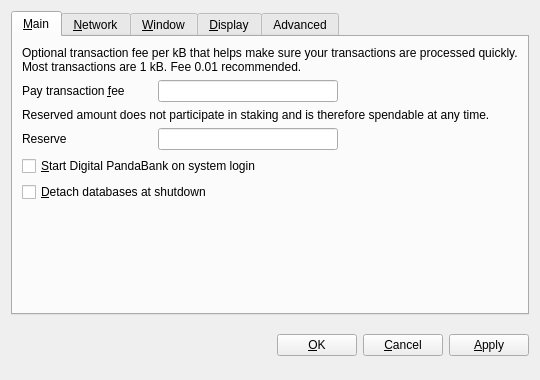
<?xml version="1.0" encoding="UTF-8"?>
<ui version="4.0">
 <class>OptionsDialog</class>
 <widget class="QDialog" name="OptionsDialog">
  <property name="geometry">
   <rect>
    <x>0</x>
    <y>0</y>
    <width>540</width>
    <height>380</height>
   </rect>
  </property>
  <property name="windowTitle">
   <string>Options</string>
  </property>
  <property name="modal">
   <bool>true</bool>
  </property>
  <layout class="QVBoxLayout" name="verticalLayout">
   <item>
    <widget class="QTabWidget" name="tabWidget">
     <property name="tabPosition">
      <enum>QTabWidget::North</enum>
     </property>
     <property name="currentIndex">
      <number>0</number>
     </property>
     <widget class="QWidget" name="tabMain">
      <attribute name="title">
       <string>&amp;Main</string>
      </attribute>
      <layout class="QVBoxLayout" name="verticalLayout_Main">
       <item>
        <widget class="QLabel" name="transactionFeeInfoLabel">
         <property name="text">
          <string>Optional transaction fee per kB that helps make sure your transactions are processed quickly. Most transactions are 1 kB. Fee 0.01 recommended.</string>
         </property>
         <property name="textFormat">
          <enum>Qt::PlainText</enum>
         </property>
         <property name="wordWrap">
          <bool>true</bool>
         </property>
        </widget>
       </item>
       <item>
        <layout class="QHBoxLayout" name="horizontalLayoutFee">
         <item>
          <widget class="QLabel" name="transactionFeeLabel">
           <property name="minimumSize">
            <size>
             <width>130</width>
             <height>0</height>
            </size>
           </property>
           <property name="text">
            <string>Pay transaction &amp;fee</string>
           </property>
           <property name="textFormat">
            <enum>Qt::PlainText</enum>
           </property>
           <property name="buddy">
            <cstring>transactionFee</cstring>
           </property>
          </widget>
         </item>
         <item>
          <widget class="BitcoinAmountField" name="transactionFee"/>
         </item>
         <item>
          <spacer name="horizontalSpacerFee">
           <property name="orientation">
            <enum>Qt::Horizontal</enum>
           </property>
           <property name="sizeHint" stdset="0">
            <size>
             <width>40</width>
             <height>20</height>
            </size>
           </property>
          </spacer>
         </item>
        </layout>
       </item>
       <item>
        <widget class="QLabel" name="reserveBalanceInfoLabel">
         <property name="text">
          <string>Reserved amount does not participate in staking and is therefore spendable at any time.</string>
         </property>
         <property name="textFormat">
          <enum>Qt::PlainText</enum>
         </property>
         <property name="wordWrap">
          <bool>true</bool>
         </property>
        </widget>
       </item>
       <item>
        <layout class="QHBoxLayout" name="horizontalLayoutReserveBalance">
         <item>
          <widget class="QLabel" name="reserveBalanceLabel">
           <property name="minimumSize">
            <size>
             <width>130</width>
             <height>0</height>
            </size>
           </property>
           <property name="text">
            <string>Reserve</string>
           </property>
           <property name="textFormat">
            <enum>Qt::PlainText</enum>
           </property>
           <property name="buddy">
            <cstring>reserveBalance</cstring>
           </property>
          </widget>
         </item>
         <item>
          <widget class="BitcoinAmountField" name="reserveBalance"/>
         </item>
         <item>
          <spacer name="horizontalSpacerReserveBalance">
           <property name="orientation">
            <enum>Qt::Horizontal</enum>
           </property>
           <property name="sizeHint" stdset="0">
            <size>
             <width>40</width>
             <height>20</height>
            </size>
           </property>
          </spacer>
         </item>
        </layout>
       </item>
       <item>
        <widget class="QCheckBox" name="bitcoinAtStartup">
         <property name="toolTip">
          <string>Automatically start Pandacoin after logging in to the system.</string>
         </property>
         <property name="text">
          <string>&amp;Start Digital PandaBank on system login</string>
         </property>
        </widget>
       </item>
       <item>
        <widget class="QCheckBox" name="detachDatabases">
         <property name="toolTip">
          <string>Detach block and address databases at shutdown. This means they can be moved to another data directory, but it slows down shutdown. The wallet is always detached.</string>
         </property>
         <property name="text">
          <string>&amp;Detach databases at shutdown</string>
         </property>
        </widget>
       </item>
       <item>
        <spacer name="verticalSpacer_Main">
         <property name="orientation">
          <enum>Qt::Vertical</enum>
         </property>
         <property name="sizeHint" stdset="0">
          <size>
           <width>20</width>
           <height>40</height>
          </size>
         </property>
        </spacer>
       </item>
      </layout>
     </widget>
     <widget class="QWidget" name="tabNetwork">
      <attribute name="title">
       <string>&amp;Network</string>
      </attribute>
      <layout class="QVBoxLayout" name="verticalLayout_Network">
       <item>
        <widget class="QCheckBox" name="mapPortUpnp">
         <property name="toolTip">
          <string>Automatically open the Pandacoin client port on the router. This only works when your router supports UPnP and it is enabled.</string>
         </property>
         <property name="text">
          <string>Map port using &amp;UPnP</string>
         </property>
        </widget>
       </item>
       <item>
        <widget class="QCheckBox" name="connectSocks">
         <property name="toolTip">
          <string>Connect to the Pandacoin network through a SOCKS proxy (e.g. when connecting through Tor).</string>
         </property>
         <property name="text">
          <string>&amp;Connect through SOCKS proxy:</string>
         </property>
        </widget>
       </item>
       <item>
        <layout class="QHBoxLayout" name="horizontalLayout_Network">
         <item>
          <widget class="QLabel" name="proxyIpLabel">
           <property name="text">
            <string>Proxy &amp;IP:</string>
           </property>
           <property name="textFormat">
            <enum>Qt::PlainText</enum>
           </property>
           <property name="buddy">
            <cstring>proxyIp</cstring>
           </property>
          </widget>
         </item>
         <item>
          <widget class="QValidatedLineEdit" name="proxyIp">
           <property name="maximumSize">
            <size>
             <width>140</width>
             <height>16777215</height>
            </size>
           </property>
           <property name="toolTip">
            <string>IP address of the proxy (e.g. 127.0.0.1)</string>
           </property>
          </widget>
         </item>
         <item>
          <widget class="QLabel" name="proxyPortLabel">
           <property name="text">
            <string>&amp;Port:</string>
           </property>
           <property name="textFormat">
            <enum>Qt::PlainText</enum>
           </property>
           <property name="buddy">
            <cstring>proxyPort</cstring>
           </property>
          </widget>
         </item>
         <item>
          <widget class="QLineEdit" name="proxyPort">
           <property name="maximumSize">
            <size>
             <width>55</width>
             <height>16777215</height>
            </size>
           </property>
           <property name="toolTip">
            <string>Port of the proxy (e.g. 9050)</string>
           </property>
          </widget>
         </item>
         <item>
          <widget class="QLabel" name="socksVersionLabel">
           <property name="text">
            <string>SOCKS &amp;Version:</string>
           </property>
           <property name="textFormat">
            <enum>Qt::PlainText</enum>
           </property>
           <property name="buddy">
            <cstring>socksVersion</cstring>
           </property>
          </widget>
         </item>
         <item>
          <widget class="QValueComboBox" name="socksVersion">
           <property name="toolTip">
            <string>SOCKS version of the proxy (e.g. 5)</string>
           </property>
          </widget>
         </item>
         <item>
          <spacer name="horizontalSpacer_Network">
           <property name="orientation">
            <enum>Qt::Horizontal</enum>
           </property>
           <property name="sizeHint" stdset="0">
            <size>
             <width>40</width>
             <height>20</height>
            </size>
           </property>
          </spacer>
         </item>
        </layout>
       </item>
       <item>
        <spacer name="verticalSpacer_Network">
         <property name="orientation">
          <enum>Qt::Vertical</enum>
         </property>
         <property name="sizeHint" stdset="0">
          <size>
           <width>20</width>
           <height>40</height>
          </size>
         </property>
        </spacer>
       </item>
      </layout>
     </widget>
     <widget class="QWidget" name="tabWindow">
      <attribute name="title">
       <string>&amp;Window</string>
      </attribute>
      <layout class="QVBoxLayout" name="verticalLayout_Window">
       <item>
        <widget class="QCheckBox" name="minimizeToTray">
         <property name="toolTip">
          <string>Show only a tray icon after minimizing the window.</string>
         </property>
         <property name="text">
          <string>&amp;Minimize to the tray instead of the taskbar</string>
         </property>
        </widget>
       </item>
       <item>
        <widget class="QCheckBox" name="minimizeOnClose">
         <property name="toolTip">
          <string>Minimize instead of exit the application when the window is closed. When this option is enabled, the application will be closed only after selecting Quit in the menu.</string>
         </property>
         <property name="text">
          <string>M&amp;inimize on close</string>
         </property>
        </widget>
       </item>
       <item>
        <spacer name="verticalSpacer_Window">
         <property name="orientation">
          <enum>Qt::Vertical</enum>
         </property>
         <property name="sizeHint" stdset="0">
          <size>
           <width>20</width>
           <height>40</height>
          </size>
         </property>
        </spacer>
       </item>
      </layout>
     </widget>
     <widget class="QWidget" name="tabDisplay">
      <attribute name="title">
       <string>&amp;Display</string>
      </attribute>
      <layout class="QVBoxLayout" name="verticalLayout_Display">
       <item>
        <layout class="QHBoxLayout" name="horizontalLayout_1_Display">
         <item>
          <widget class="QLabel" name="langLabel">
           <property name="text">
            <string>User Interface &amp;language:</string>
           </property>
           <property name="textFormat">
            <enum>Qt::PlainText</enum>
           </property>
           <property name="buddy">
            <cstring>option_lang_combo</cstring>
           </property>
          </widget>
         </item>
         <item>
          <widget class="QValueComboBox" name="option_lang_combo">
           <property name="toolTip">
            <string>The user interface language can be set here. This setting will take effect after restarting Pandacoin.</string>
           </property>
          </widget>
         </item>
        </layout>
       </item>
       <item>
        <layout class="QHBoxLayout" name="horizontalLayout_2_Display">
         <item>
          <widget class="QLabel" name="unitLabel">
           <property name="text">
            <string>&amp;Unit to show amounts in:</string>
           </property>
           <property name="textFormat">
            <enum>Qt::PlainText</enum>
           </property>
           <property name="buddy">
            <cstring>option_unit_combo</cstring>
           </property>
          </widget>
         </item>
         <item>
          <widget class="QValueComboBox" name="option_unit_combo">
           <property name="toolTip">
            <string>Choose the default subdivision unit to show in the interface and when sending coins.</string>
           </property>
          </widget>
         </item>
        </layout>
       </item>
       <item>
        <widget class="QCheckBox" name="displayAddresses">
         <property name="toolTip">
          <string>Whether to show Pandacoin addresses in the transaction list or not.</string>
         </property>
         <property name="text">
          <string>&amp;Display addresses in transaction list</string>
         </property>
        </widget>
       </item>
       <item>
        <widget class="QCheckBox" name="coinControlFeatures">
         <property name="toolTip">
          <string>Whether to show coin control features or not.</string>
         </property>
         <property name="text">
          <string>Display coin &amp;control features (experts only!)</string>
         </property>
        </widget>
       </item>
       <item>
        <spacer name="verticalSpacer_Display">
         <property name="orientation">
          <enum>Qt::Vertical</enum>
         </property>
         <property name="sizeHint" stdset="0">
          <size>
           <width>20</width>
           <height>40</height>
          </size>
         </property>
        </spacer>
       </item>
      </layout>
     </widget>
     <widget class="QWidget" name="tabAdvanced">
      <attribute name="title">
       <string>Advanced</string>
      </attribute>
      <layout class="QVBoxLayout" name="verticalLayout_2">
       <item>
        <layout class="QGridLayout" name="AdvancedTabLayout">
         <item row="0" column="0">
          <widget class="QPushButton" name="buttonResetBlockchain">
           <property name="text">
            <string>Reset Blockchain</string>
           </property>
          </widget>
         </item>
         <item row="1" column="0">
          <widget class="QPushButton" name="buttonResetPeers">
           <property name="text">
            <string>Reset Peers</string>
           </property>
          </widget>
         </item>
         <item row="1" column="1">
          <spacer name="horizontalSpacer">
           <property name="orientation">
            <enum>Qt::Horizontal</enum>
           </property>
           <property name="sizeHint" stdset="0">
            <size>
             <width>40</width>
             <height>20</height>
            </size>
           </property>
          </spacer>
         </item>
        </layout>
       </item>
       <item>
        <spacer name="verticalSpacer">
         <property name="orientation">
          <enum>Qt::Vertical</enum>
         </property>
         <property name="sizeHint" stdset="0">
          <size>
           <width>20</width>
           <height>222</height>
          </size>
         </property>
        </spacer>
       </item>
      </layout>
     </widget>
    </widget>
   </item>
   <item>
    <layout class="QHBoxLayout" name="horizontalLayout_Buttons">
     <item>
      <spacer name="horizontalSpacer_1">
       <property name="orientation">
        <enum>Qt::Horizontal</enum>
       </property>
       <property name="sizeHint" stdset="0">
        <size>
         <width>40</width>
         <height>48</height>
        </size>
       </property>
      </spacer>
     </item>
     <item>
      <widget class="QLabel" name="statusLabel">
       <property name="font">
        <font>
         <weight>75</weight>
         <bold>true</bold>
        </font>
       </property>
       <property name="text">
        <string/>
       </property>
       <property name="textFormat">
        <enum>Qt::PlainText</enum>
       </property>
       <property name="wordWrap">
        <bool>true</bool>
       </property>
      </widget>
     </item>
     <item>
      <spacer name="horizontalSpacer_2">
       <property name="orientation">
        <enum>Qt::Horizontal</enum>
       </property>
       <property name="sizeHint" stdset="0">
        <size>
         <width>40</width>
         <height>48</height>
        </size>
       </property>
      </spacer>
     </item>
     <item>
      <widget class="QPushButton" name="okButton">
       <property name="text">
        <string>&amp;OK</string>
       </property>
      </widget>
     </item>
     <item>
      <widget class="QPushButton" name="cancelButton">
       <property name="text">
        <string>&amp;Cancel</string>
       </property>
       <property name="autoDefault">
        <bool>false</bool>
       </property>
      </widget>
     </item>
     <item>
      <widget class="QPushButton" name="applyButton">
       <property name="text">
        <string>&amp;Apply</string>
       </property>
       <property name="autoDefault">
        <bool>false</bool>
       </property>
      </widget>
     </item>
    </layout>
   </item>
  </layout>
 </widget>
 <customwidgets>
  <customwidget>
   <class>BitcoinAmountField</class>
   <extends>QLineEdit</extends>
   <header>bitcoinamountfield.h</header>
   <container>1</container>
  </customwidget>
  <customwidget>
   <class>QValidatedLineEdit</class>
   <extends>QLineEdit</extends>
   <header>qvalidatedlineedit.h</header>
  </customwidget>
  <customwidget>
   <class>QValueComboBox</class>
   <extends>QComboBox</extends>
   <header>qvaluecombobox.h</header>
  </customwidget>
 </customwidgets>
 <resources/>
 <connections/>
</ui>
